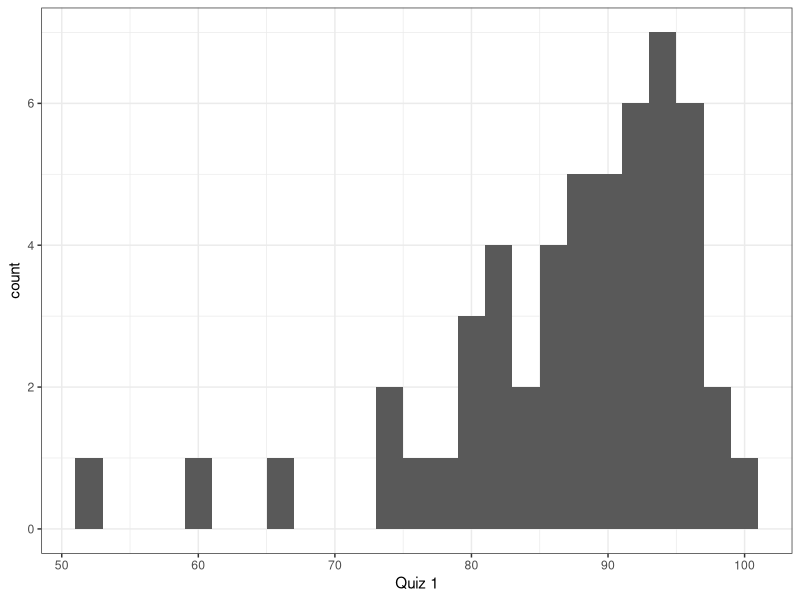

Recreate this plot in R. (Note: this script raises an error after producing the figure.)
## ---- chunk 1
knitr::opts_chunk$set(echo = FALSE, error = FALSE, warning = FALSE, message = FALSE)
## ---- chunk 2
library(tidyverse)
## ---- chunk 3
   mode_values <- function(x){
      tbl <- table(x)
      names(which(tbl == max(tbl)))
   }

   print_multiple <- function(x){
      if(length(x) == 1){
         x
      }else{
         xfirst <- x[1:(length(x)-1)]
         paste(paste0(xfirst,collapse = ", "),"and",x[length(x)])
      }
   }

   my_quantile <- function(p,x){
      x <- x[order(x)]
      
      n <- length(x)

      raw.i <- n*p + .5
      floor.i <- floor(raw.i)
      if(floor.i == raw.i){
         x[floor.i]
      }else{
         x[floor.i] + (n*p - floor.i + .5)*(x[floor.i+1] - x[floor.i])
      }
   }
## ---- chunk 4
df<-readr::read_csv( "stat305.spring20.grades.csv")

df<- df %>% filter(`Quiz 1` > 0) %>% mutate(`Quiz 1`=as.numeric(`Quiz 1`))

## ---- chunk 5
head(sort(df$`Quiz 1`, decreasing = T),5) %>% round(2)
## ---- chunk 6
summary(df$`Quiz 1`)
## ---- chunk 7

p1<-df %>% ggplot(aes(x=`Quiz 1`))+geom_histogram(binwidth = 2)+theme(panel.background = element_rect(fill = "lightgray", colour = "#6D9EC1", size = 2, linetype = "solid")) + theme_bw()

# p2<-df %>% ggplot(aes(y=Quiz1))+geom_boxplot(width=1 )+theme(panel.background = element_rect(fill = "lightgray", colour = "#6D9EC1", size = 2, linetype = "solid"))+ coord_flip()


p= seq(0.1,1, length.out = length(df$`Quiz 1`))
qp<-my_quantile(p,x =  df$`Quiz 1`)

df1<- data.frame(p, qp)
names(df1)<- c( "p", "Q(p)")
library(magrittr)
library(ggplot2)
p2<-df1 %>% ggplot(aes(x = p, y = `Q(p)`))+ geom_point()+ylim(70,100)+theme_bw()



gridExtra::grid.arrange(p1, p2, nrow=2)

